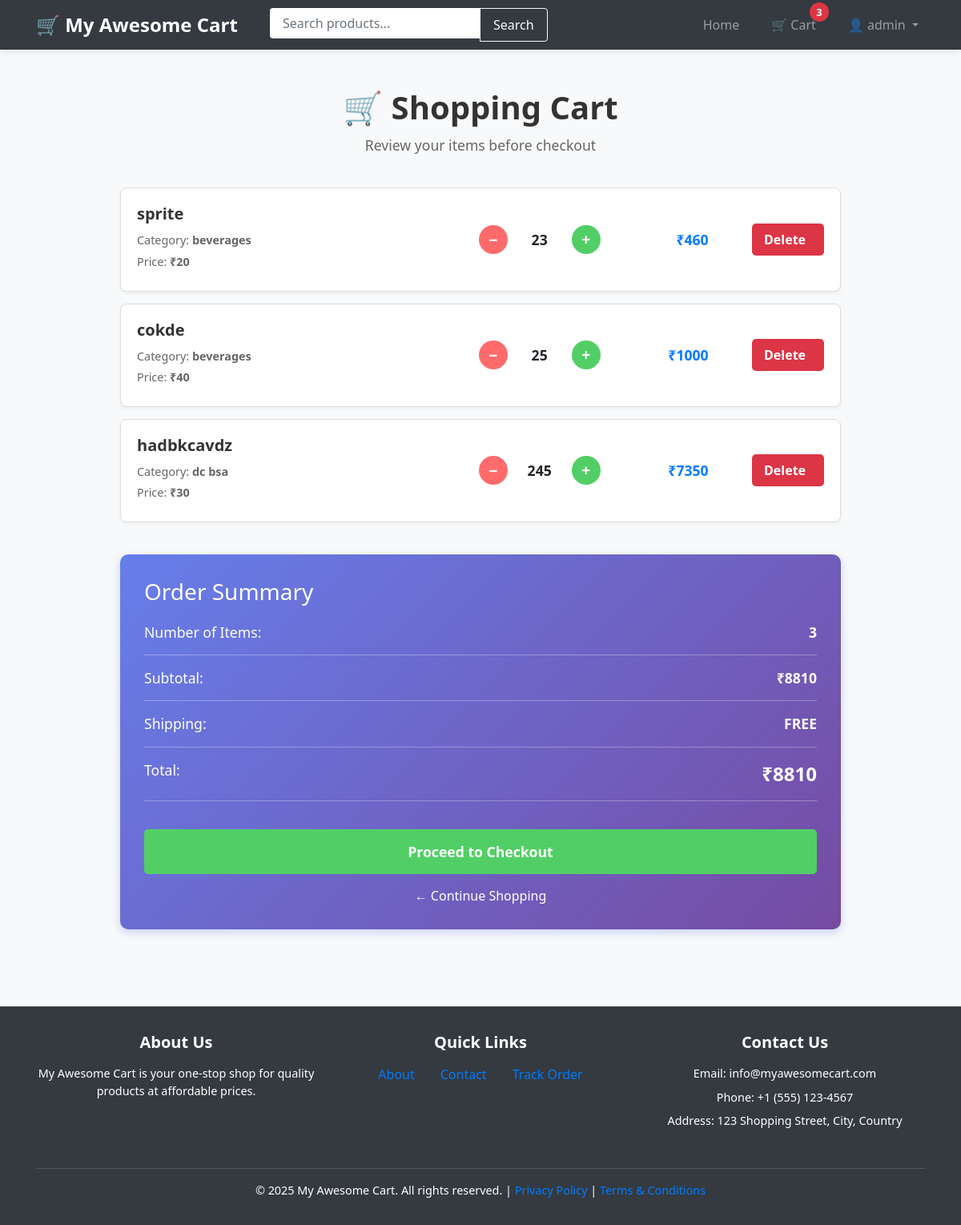
Page /shop/cart/ (signed in) on the earlier database version.
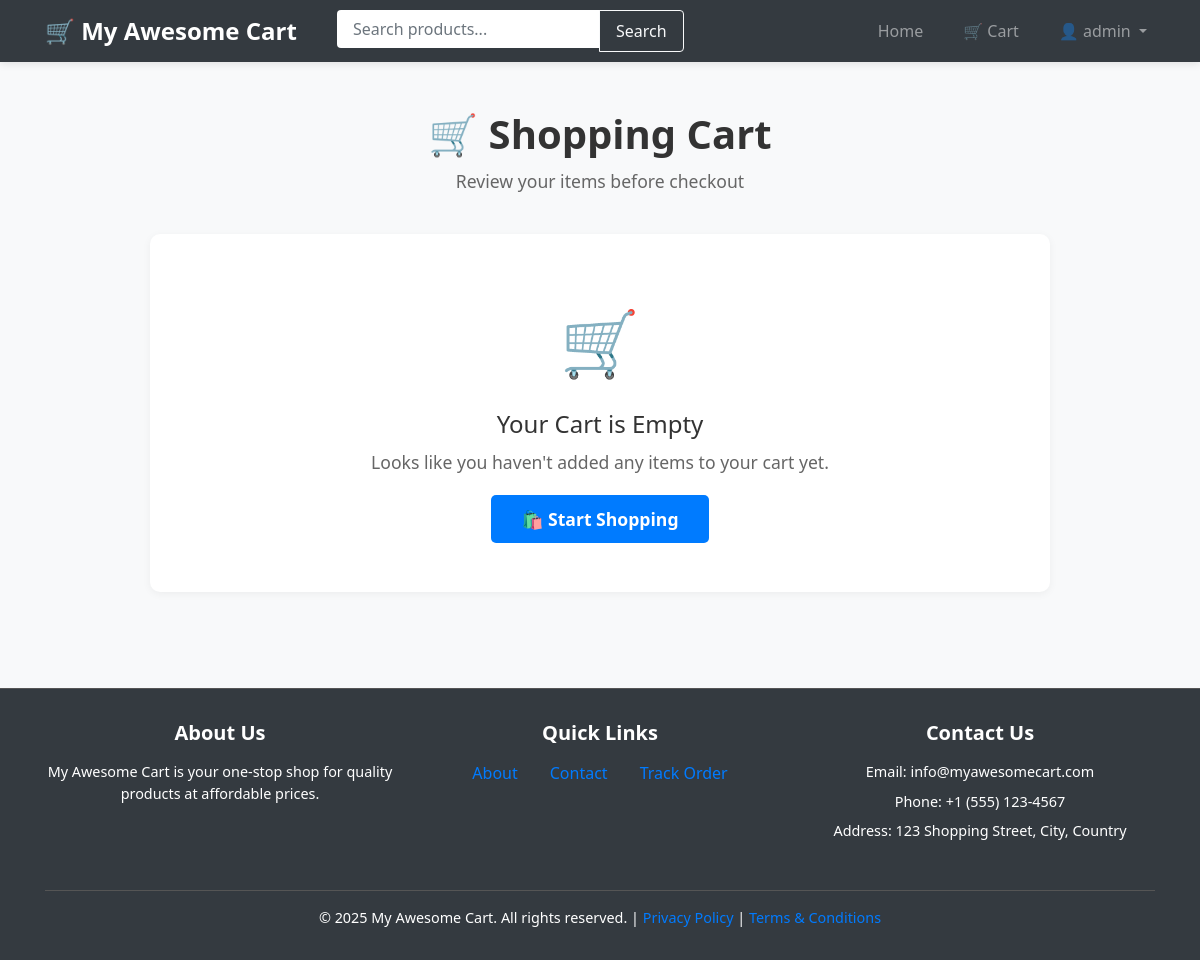
Same page on the later database version.
### shop/models.py (models this page shows, shortened)
class Cart(models.Model):
    user = models.ForeignKey(User, on_delete=models.CASCADE, related_name='cart_items')
    product = models.ForeignKey(Product, on_delete=models.CASCADE)
    quantity = models.IntegerField(default=1)
    date_added = models.DateTimeField(auto_now_add=True)
    class Meta:
        verbose_name = "Cart Item"
        verbose_name_plural = "Cart Items"
        unique_together = ['user', 'product']
    def get_total_price(self):
        return self.product.price * self.quantity

class Product(models.Model):
    product_id = models.AutoField(primary_key=True)
    product_name = models.CharField(max_length=50)
    category = models.CharField(max_length=50, default="")
    subcategory = models.CharField(max_length=50, default="")
    price = models.IntegerField(default=0)
    desc = models.CharField(max_length=300)
    pub_date = models.DateField()
    image = models.ImageField(upload_to="shop/images", default="")
    class Meta:
        ordering = ['-pub_date']
        verbose_name = "Product"
        verbose_name_plural = "Products"

### shop/views.py (the view)
# urls.py: path("cart/", views.view_cart, name="view_cart"),
@login_required(login_url='/admin/login/')
def view_cart(request):
    cart_items = Cart.objects.filter(user=request.user)
    total_price = 0
    for item in cart_items:
        total_price += item.get_total_price()
    cart_count = cart_items.count()
    params = {
        'cart_items': cart_items,
        'total_price': total_price,
        'cart_count': cart_count
    }
    return render(request, 'shop/cart.html', params)

### shop/templates/shop/cart.html (shortened to what this page needs)
{% extends 'shop/base.html' %}
{% load static %}
{% block body %}
<div class="cart-container my-5">
    <div style="text-align: center; margin-bottom: 40px;">
        <h1 style="color: #333; font-weight: 700; margin-bottom: 10px;">🛒 Shopping Cart</h1>
        <p style="color: #666; font-size: 1.1rem;">Review your items before checkout</p>
    </div>
    {% if cart_items %}
        <div class="cart-items-section" style="margin-bottom: 40px;">
            {% for item in cart_items %}
                <div class="cart-item">
                    <div class="product-info">
                        <h5>{{ item.product.product_name }}</h5>
                        <p>Category: <strong>{{ item.product.category }}</strong></p>
                        <p>Price: <strong>₹{{ item.product.price }}</strong></p>
                    </div>
                    <div class="quantity-controls">
                        <a href="{% url 'decrease_qty' item.id %}" class="qty-button qty-decrease" title="Decrease quantity or delete if 1">
                            −
                        </a>
                        <div class="qty-display">
                            {{ item.quantity }}
                        </div>
                        <a href="{% url 'increase_qty' item.id %}" class="qty-button qty-increase" title="Increase quantity">
                            +
                        </a>
                        <div class="subtotal">
                            ₹{{ item.get_total_price }}
                        </div>
                    </div>
                    <a href="{% url 'delete_from_cart' item.id %}" class="delete-btn" title="Remove this item completely">
                        Delete
                    </a>
                </div>
            {% endfor %}
        </div>
        <div class="cart-summary">
            <div style="margin-bottom: 20px;">
                <h3 style="margin: 0 0 20px 0;">Order Summary</h3>
            </div>
            <div class="summary-row">
                <span class="summary-label">Number of Items:</span>
                <span class="summary-value">{{ cart_items.count }}</span>
            </div>
            <div class="summary-row">
                <span class="summary-label">Subtotal:</span>
                <span class="summary-value">₹{{ total_price }}</span>
            </div>
            <div class="summary-row">
                <span class="summary-label">Shipping:</span>
                <span class="summary-value">FREE</span>
            </div>
            <div class="summary-row">
                <span class="summary-label">Total:</span>
                <span class="total-price">₹{{ total_price }}</span>
            </div>
            <button class="checkout-btn" onclick="alert('Checkout coming soon!')">
                Proceed to Checkout
            </button>
            <a href="/shop/" style="display: block; text-align: center; color: white; margin-top: 15px; text-decoration: none;">
                ← Continue Shopping
            </a>
        </div>
    {% else %}
        <div class="empty-cart">
            <div class="empty-icon">🛒</div>
            <h4>Your Cart is Empty</h4>
            <p style="font-size: 1.1rem;">Looks like you haven't added any items to your cart yet.</p>
            <a href="/shop/" class="continue-shopping-btn">
                🛍️ Start Shopping
            </a>
        </div>
    {% endif %}
</div>
{% endblock %}

### shop/templates/shop/base.html (shortened to what this page needs)
{% load static %}
<!DOCTYPE html>
<html lang="en">
<head>
    <link rel="stylesheet" href="https://stackpath.bootstrapcdn.com/bootstrap/4.2.1/css/bootstrap.min.css">
</head>
<body>
    <nav class="navbar navbar-expand-lg navbar-dark sticky-top">
        <div class="container">
            <a class="navbar-brand" href="/">
                🛒 My Awesome Cart
            </a>
            <div class="collapse navbar-collapse" id="navbarNav">
                <ul class="navbar-nav">
                    <li class="nav-item flex-grow-1">
                        <form class="form-inline my-2 my-lg-0 ml-2" method="GET" action="/shop/search/">
                            <div class="input-group w-100">
                                <input class="form-control" type="search" placeholder="Search products..."
                                       aria-label="Search" name="query">
                                <div class="input-group-append">
                                    <button class="btn btn-outline-light" type="submit">Search</button>
                                </div>
                            </div>
                        </form>
                    </li>
                </ul>
                <ul class="navbar-nav ml-auto">
                    <li class="nav-item">
                        <a class="nav-link" href="/">Home</a>
                    </li>
                    <li class="nav-item">
                        <a class="nav-link" href="/shop/cart/" style="position: relative;">
                            🛒 Cart
                            {% if cart_count > 0 %}
                            <span class="badge badge-danger" style="position: absolute; top: -8px; right: -8px; background-color: #dc3545; color: white; border-radius: 50%; width: 24px; height: 24px; display: flex; align-items: center; justify-content: center; font-size: 0.8rem; font-weight: bold;">{{ cart_count }}</span>
                            {% endif %}
                        </a>
                    </li>
                    {% if user.is_authenticated %}
                    <li class="nav-item dropdown">
                        <a class="nav-link dropdown-toggle" href="#" id="profileDropdown" role="button" data-toggle="dropdown" aria-haspopup="true" aria-expanded="false">
                            👤 {{ user.username }}
                        </a>
                    </li>
                    {% endif %}
                </ul>
            </div>
        </div>
    </nav>
    <main>
        <div class="container">
            {% block body %}{% endblock %}
        </div>
    </main>
    <footer class="mt-5">
        <div class="container">
            <div class="row">
                <div class="col-md-4 mb-4">
                    <h5>About Us</h5>
                    <p>My Awesome Cart is your one-stop shop for quality products at affordable prices.</p>
                </div>
                <div class="col-md-4 mb-4">
                    <h5>Quick Links</h5>
                    <div class="footer-links">
                        <a href="/shop/about/">About</a>
                        <a href="/shop/contact/">Contact</a>
                        <a href="/shop/tracker/">Track Order</a>
                    </div>
                </div>
                <div class="col-md-4 mb-4">
                    <h5>Contact Us</h5>
                    <p>Email: info@myawesomecart.com</p>
                    <p>Phone: +1 (555) 123-4567</p>
                    <p>Address: 123 Shopping Street, City, Country</p>
                </div>
            </div>
            <hr style="border-color: #555;">
            <p style="margin: 1rem 0 0 0;">
                &copy; 2025 My Awesome Cart. All rights reserved. |
                <a href="#">Privacy Policy</a> |
                <a href="#">Terms & Conditions</a>
            </p>
        </div>
    </footer>
</body>
</html>

Differences in the rows shown:
removed Cart: product.product_name "sprite", product.category "beverages", product.price "20", quantity "23", get_total_price "460"
removed Cart: product.product_name "cokde", product.category "beverages", product.price "40", quantity "25", get_total_price "1000"
removed Cart: product.product_name "hadbkcavdz", product.category "dc bsa", product.price "30", quantity "245", get_total_price "7350"
Other differences:
{{ cart_count }}: "3" → (not shown)
{{ cart_items.count }}: "3" → (not shown)
{{ total_price }}: "8810" → (not shown)
text no longer shown: "Order Summary Number of Items: Subtotal: ₹ Shipping: FREE Total: ₹ Proceed to Checkout ← Continue Shopping"
text now shown: "🛒 Your Cart is Empty Looks like you haven't added any items to your cart yet. 🛍️ Start Shopping"
